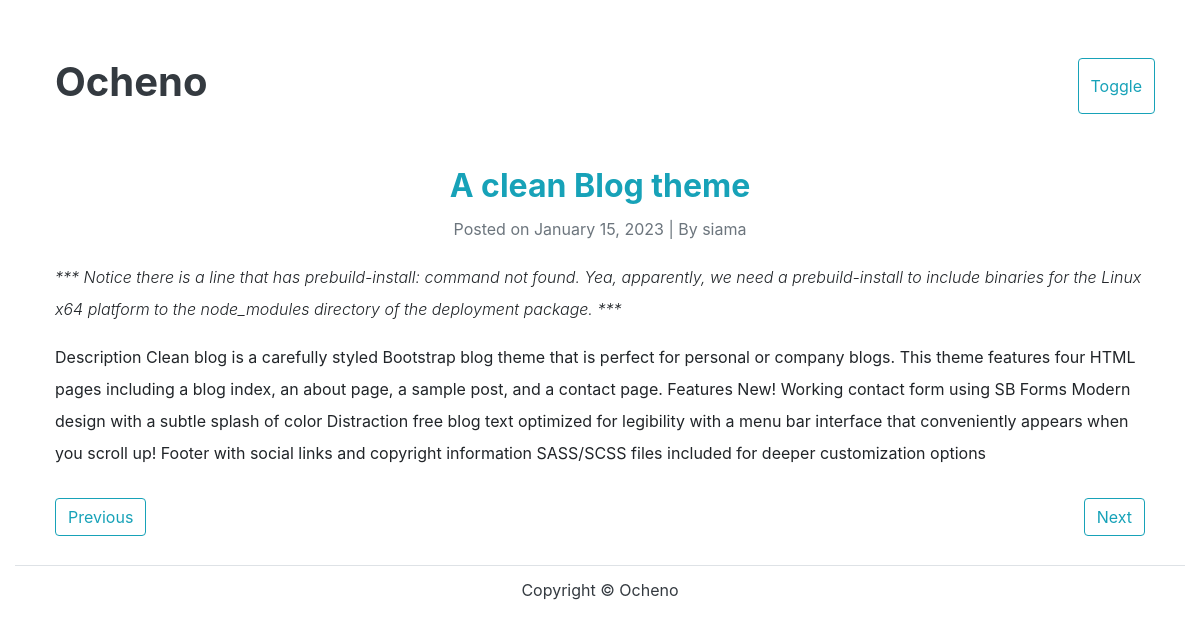
The app's page /post/2/ with its own data.
### blog/models.py (models this page shows, shortened)
class Post(models.Model):
	title=models.CharField(max_length=100)
	content=models.TextField()
	date_posted=models.DateTimeField(default=timezone.now)
	author=models.ForeignKey(User, on_delete=models.CASCADE)
	slug = models.SlugField(max_length=200, default='null')
	summary = models.TextField(default='null')

### blog/views.py (the view)
# urls.py: path('post/<int:pk>/',PostDetailView.as_view(),name='post-detail')
class PostDetailView(DetailView):
	model = Post

### blog/templates/blog/post_detail.html
{% extends "blog/base.html" %}
{% block content%}
<article class="mb-4">
    <h2 class="font-weight-bold text-center text-info">{{ object.title }}</h2>
    <p class="date text-muted text-center">Posted on {{ object.date_posted |date:"F d, Y" }} | By {{ object.author }}</p>
    <p class='font-italic font-weight-light'>
        ***
        {{ object.summary }}
        ***
    </p>
    <p class="font-weight-normal">{{ object.content }}</p>
</article>
<div class="d-flex justify-content-between">
    <a class="btn btn-outline-info mb-4" href="{% url 'post-detail' post.id|add:'-1' %}">Previous</a>
    <a class="btn btn-outline-info mb-4" href="{% url 'post-detail' post.id|add:'1' %}">Next</a>
</div>
{% endblock content%}

### blog/static/blog/main.css (style rules this page uses)
* { box-sizing: border-box; margin: 5px; }
p { line-height: 2em; }
body { background: white; color: dark; }

### records on screen
Post: title "A clean Blog theme", date_posted "January 15, 2023", author "siama", summary "Notice there is a line that has prebuild-install: command not found. Yea, apparently, we need a prebuild-install to include binaries for the Linux x64 platform to the node_modules directory of the deployment package.", content "Description Clean blog is a carefully styled Bootstrap blog theme that is perfect for personal or company blogs. This theme features four HTML pages including a blog index, an about page, a sample post, and a contact page. Features New! Working contact form using SB Forms Modern design with a subtle splash of color Distraction free blog text optimized for legibility with a menu bar interface that conveniently appears when you scroll up! Footer with social links and copyright information SASS/SCSS files included for deeper customization options"
